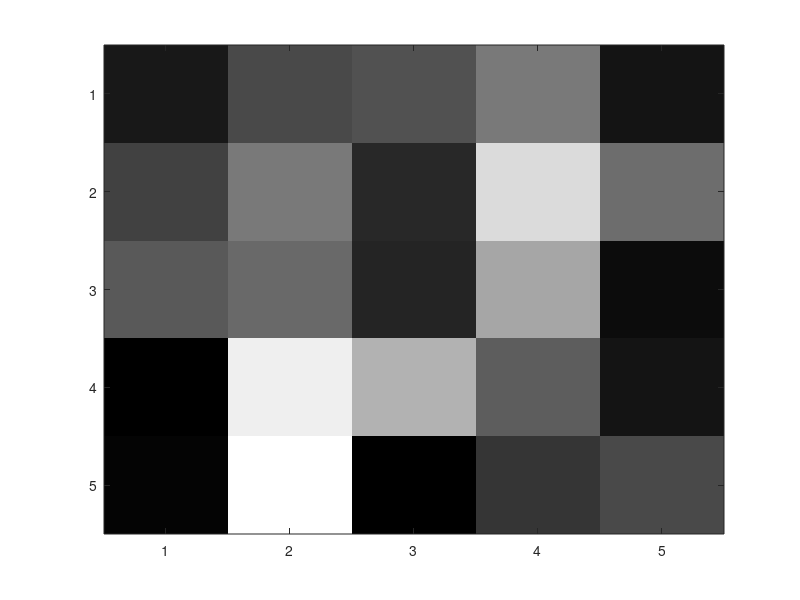

Write the MATLAB code that produced this figure. (Note: this script raises an error after producing the figure.)
clc; clear;

image = dlmread('filtered_image.txt');
save('filtered_image.mat', 'image')
figure('Name', 'Filtered image');
imagesc(image); 
colormap gray;

image = dlmread('residual.txt');
save('residual.mat', 'image')
figure('Name', 'Residual');
imagesc(image); 
colormap gray;

